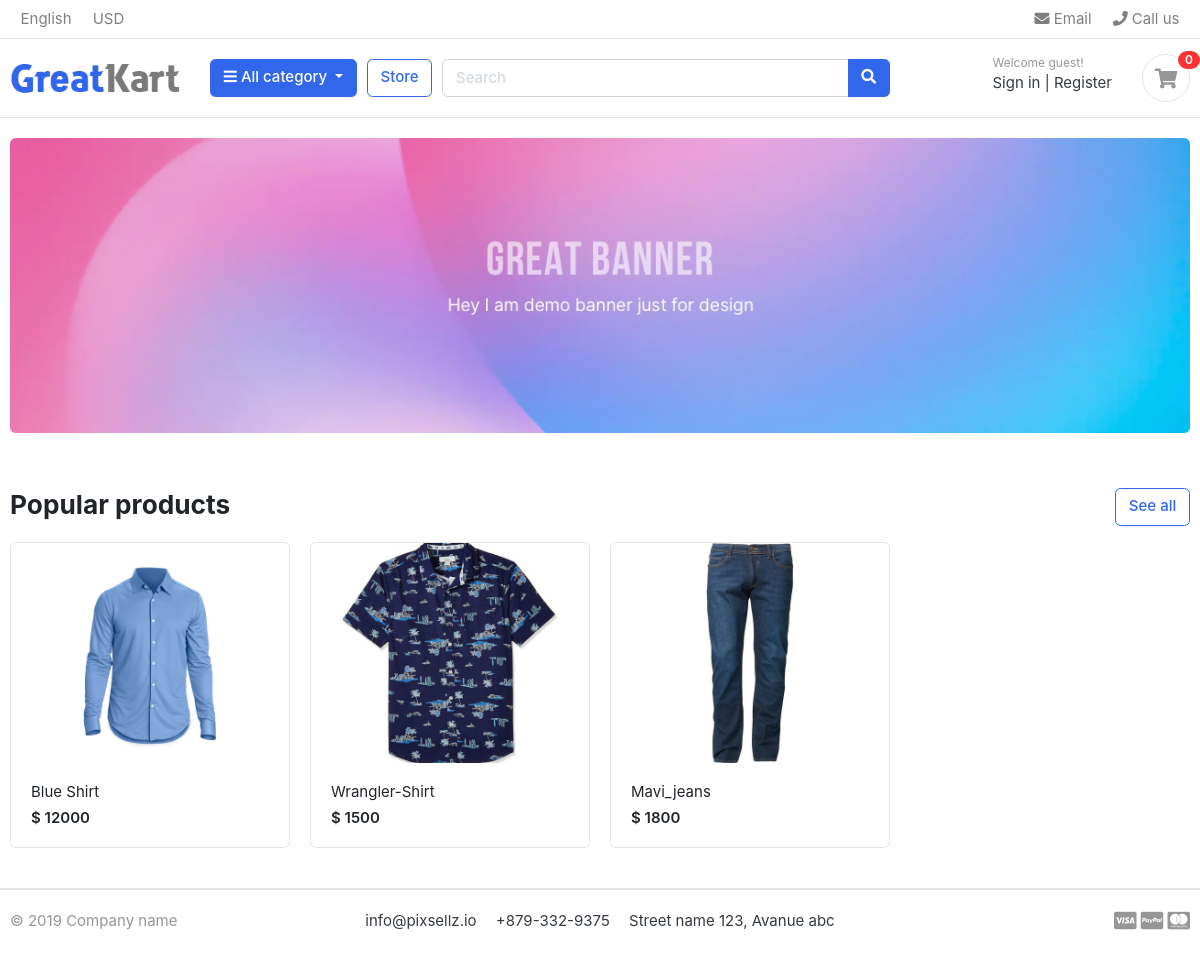
The page / on the database its author committed.
### store/models.py (models this page shows, shortened)
class Product(models.Model):
    product_name    =models.CharField(max_length=200 , unique=True)
    slug            =models.SlugField(max_length=200 , unique=True)
    description     =models.CharField(max_length=500 , unique=True)
    price           =models.IntegerField()
    image           =models.ImageField(upload_to='photos/products')
    stock           =models.IntegerField()
    is_available    =models.BooleanField(default=True)
    category        =models.ForeignKey(Category, on_delete=models.CASCADE)
    created_date    =models.DateTimeField(auto_now_add=True)
    modified_date   =models.DateTimeField(auto_now=True)
    def get_url(self):
        return reverse('product_details' , args=[self.category.slug, self.slug])

### EComerceSite/views.py (the view)
# urls.py: 2. Add a URL to urlpatterns:  path('', views.home, name='home')
def home(request):
    products = Product.objects.all().filter(is_available = True)
    context = {
        'products':products
    }
    return render(request ,'home.html' ,context)

### carts/context_processors.py (called while the page is built)
def counter(request):
    cart_counter = 0
    if 'admin' in request.path:
        return {}
    else:
        try:
            cart = Cart.objects.filter(cart_id = _cart_id(request))
            cart_items = CartItem.objects.all().filter(cart = cart[:1])
            for cart_item in cart_items:
                cart_counter += cart_item.quantity
        except Cart.DoesNotExist:
            cart_counter =0
    return dict(cart_counter = cart_counter)

### carts/views.py (called while the page is built)
def _cart_id(request):
    cart = request.session.session_key
    if not cart:
        cart = request.session.create()
    return cart

### category/context_processors.py (called while the page is built)
def menu_links(request):
    links = Category.objects.all()
    return dict(links = links)

### category/models.py (called while the page is built)
    def get_url(self):
        return reverse('product_by_category' ,args=[self.slug])

### templates/home.html
{% extends 'base.html' %}
{% load static %}
{%block content%}
<section class="section-intro padding-y-sm">
<div class="container">
<div class="intro-banner-wrap">
	<img src= {% static 'images/banners/1.jpg' %} class="img-fluid rounded">
</div>
</div>
</section>
<section class="section-name padding-y-sm">
<div class="container">
<header class="section-heading">
	<a href="{% url 'store' %}" class="btn btn-outline-primary float-right">See all</a>
	<h3 class="section-title">Popular products</h3>
</header>
<div class="row">
	{% for product in products %}
	<div class="col-md-3">
		<div class="card card-product-grid">
			<a href="{{ product.get_url}}" class="img-wrap"> <img src={{ product.image.url}}> </a>
			<figcaption class="info-wrap">
				<a href="{{ product.get_url}}" class="title">{{ product.product_name}}</a>
				<div class="price mt-1">$ {{product.price}}</div>
			</figcaption>
		</div>
	</div>
	{% endfor %}
</div>
</div>
</section>
{%endblock%}

### static/css/ui.css (style rules this page uses)
html { font-family: "Inter", sans-serif; font-size: 15px; }
.img-wrap { text-align: center; display: block; }
.img-wrap img { max-width: 100%; }
.padding-y-sm { padding-top: 20px; padding-bottom: 20px; }
.section-heading { margin-bottom: 20px; margin-top: 15px; }
.section-title { color: #212529; }
[class*=card-product] a.title { color: #212529; display: block; }
[class*=card-product] .img-wrap { overflow: hidden; position: relative; }
[class*=card-product] .img-wrap img { height: 100%; max-width: 100%; width: auto; display: inline-block; -o-object-fit: cover; object-fit: cover; }
.card-product-grid { margin-bottom: 20px; }
.card-product-grid .img-wrap { border-radius: 0.2rem 0.2rem 0 0; height: 220px; }
.card-product-grid .info-wrap { overflow: hidden; padding: 18px 20px; }
.card .img-wrap { overflow: hidden; }
.price { font-weight: 600; color: #212529; }

### rows shown on the page
Product: image (picture), product_name "Blue Shirt", price "12000"
Product: image (picture), product_name "Wrangler-Shirt", price "1500"
Product: image (picture), product_name "Mavi_jeans", price "1800"

### other values the page prints
{{ cart_counter }} "0"
